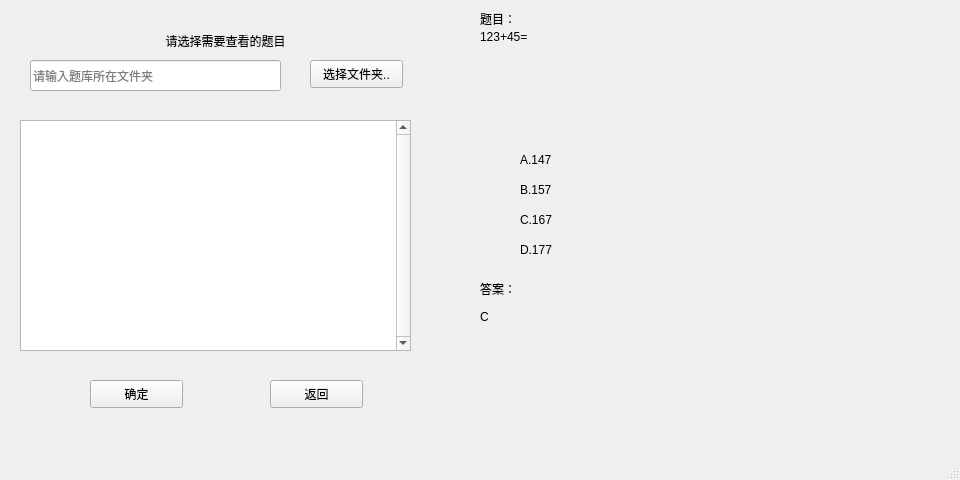
<?xml version="1.0" encoding="UTF-8"?>
<ui version="4.0">
 <class>chakanClass</class>
 <widget class="QMainWindow" name="chakanClass">
  <property name="geometry">
   <rect>
    <x>0</x>
    <y>0</y>
    <width>960</width>
    <height>480</height>
   </rect>
  </property>
  <property name="minimumSize">
   <size>
    <width>960</width>
    <height>480</height>
   </size>
  </property>
  <property name="maximumSize">
   <size>
    <width>960</width>
    <height>480</height>
   </size>
  </property>
  <property name="windowTitle">
   <string>查看题目</string>
  </property>
  <widget class="QWidget" name="centralWidget">
   <widget class="QLabel" name="label">
    <property name="geometry">
     <rect>
      <x>80</x>
      <y>20</y>
      <width>291</width>
      <height>41</height>
     </rect>
    </property>
    <property name="text">
     <string>请选择需要查看的题目</string>
    </property>
    <property name="alignment">
     <set>Qt::AlignCenter</set>
    </property>
   </widget>
   <widget class="QPushButton" name="pushButton">
    <property name="geometry">
     <rect>
      <x>90</x>
      <y>380</y>
      <width>93</width>
      <height>28</height>
     </rect>
    </property>
    <property name="text">
     <string>确定</string>
    </property>
   </widget>
   <widget class="QPushButton" name="pushButton_2">
    <property name="geometry">
     <rect>
      <x>270</x>
      <y>380</y>
      <width>93</width>
      <height>28</height>
     </rect>
    </property>
    <property name="text">
     <string>返回</string>
    </property>
   </widget>
   <widget class="QLabel" name="label_2">
    <property name="geometry">
     <rect>
      <x>480</x>
      <y>10</y>
      <width>41</width>
      <height>21</height>
     </rect>
    </property>
    <property name="text">
     <string>题目：</string>
    </property>
    <property name="alignment">
     <set>Qt::AlignLeading|Qt::AlignLeft|Qt::AlignTop</set>
    </property>
   </widget>
   <widget class="QLabel" name="label_3">
    <property name="geometry">
     <rect>
      <x>480</x>
      <y>280</y>
      <width>41</width>
      <height>16</height>
     </rect>
    </property>
    <property name="text">
     <string>答案：</string>
    </property>
    <property name="alignment">
     <set>Qt::AlignLeading|Qt::AlignLeft|Qt::AlignTop</set>
    </property>
   </widget>
   <widget class="QLabel" name="label_A">
    <property name="geometry">
     <rect>
      <x>520</x>
      <y>150</y>
      <width>401</width>
      <height>20</height>
     </rect>
    </property>
    <property name="text">
     <string>A.147</string>
    </property>
    <property name="alignment">
     <set>Qt::AlignLeading|Qt::AlignLeft|Qt::AlignVCenter</set>
    </property>
   </widget>
   <widget class="QLabel" name="label_B">
    <property name="geometry">
     <rect>
      <x>520</x>
      <y>180</y>
      <width>401</width>
      <height>20</height>
     </rect>
    </property>
    <property name="text">
     <string>B.157</string>
    </property>
    <property name="alignment">
     <set>Qt::AlignLeading|Qt::AlignLeft|Qt::AlignVCenter</set>
    </property>
   </widget>
   <widget class="QLabel" name="label_C">
    <property name="geometry">
     <rect>
      <x>520</x>
      <y>210</y>
      <width>401</width>
      <height>20</height>
     </rect>
    </property>
    <property name="text">
     <string>C.167</string>
    </property>
    <property name="alignment">
     <set>Qt::AlignLeading|Qt::AlignLeft|Qt::AlignVCenter</set>
    </property>
   </widget>
   <widget class="QLabel" name="label_D">
    <property name="geometry">
     <rect>
      <x>520</x>
      <y>240</y>
      <width>401</width>
      <height>20</height>
     </rect>
    </property>
    <property name="text">
     <string>D.177</string>
    </property>
    <property name="alignment">
     <set>Qt::AlignLeading|Qt::AlignLeft|Qt::AlignVCenter</set>
    </property>
   </widget>
   <widget class="QLabel" name="label_timu">
    <property name="geometry">
     <rect>
      <x>480</x>
      <y>30</y>
      <width>441</width>
      <height>111</height>
     </rect>
    </property>
    <property name="text">
     <string>123+45=</string>
    </property>
    <property name="alignment">
     <set>Qt::AlignLeading|Qt::AlignLeft|Qt::AlignTop</set>
    </property>
   </widget>
   <widget class="QLabel" name="label_answer">
    <property name="geometry">
     <rect>
      <x>480</x>
      <y>310</y>
      <width>441</width>
      <height>111</height>
     </rect>
    </property>
    <property name="text">
     <string>C</string>
    </property>
    <property name="alignment">
     <set>Qt::AlignLeading|Qt::AlignLeft|Qt::AlignTop</set>
    </property>
   </widget>
   <widget class="QLineEdit" name="lineEdit">
    <property name="geometry">
     <rect>
      <x>30</x>
      <y>60</y>
      <width>251</width>
      <height>31</height>
     </rect>
    </property>
    <property name="sizePolicy">
     <sizepolicy hsizetype="Fixed" vsizetype="Fixed">
      <horstretch>0</horstretch>
      <verstretch>0</verstretch>
     </sizepolicy>
    </property>
    <property name="focusPolicy">
     <enum>Qt::StrongFocus</enum>
    </property>
    <property name="readOnly">
     <bool>true</bool>
    </property>
    <property name="placeholderText">
     <string>请输入题库所在文件夹</string>
    </property>
   </widget>
   <widget class="QListWidget" name="listWidget">
    <property name="geometry">
     <rect>
      <x>20</x>
      <y>120</y>
      <width>391</width>
      <height>231</height>
     </rect>
    </property>
    <property name="verticalScrollBarPolicy">
     <enum>Qt::ScrollBarAlwaysOn</enum>
    </property>
   </widget>
   <widget class="QPushButton" name="pushButton_3">
    <property name="geometry">
     <rect>
      <x>310</x>
      <y>60</y>
      <width>93</width>
      <height>28</height>
     </rect>
    </property>
    <property name="text">
     <string>选择文件夹..</string>
    </property>
   </widget>
  </widget>
  <widget class="QStatusBar" name="statusbar"/>
 </widget>
 <layoutdefault spacing="6" margin="11"/>
 <resources>
  <include location="mainwindow.qrc"/>
 </resources>
 <connections/>
</ui>
